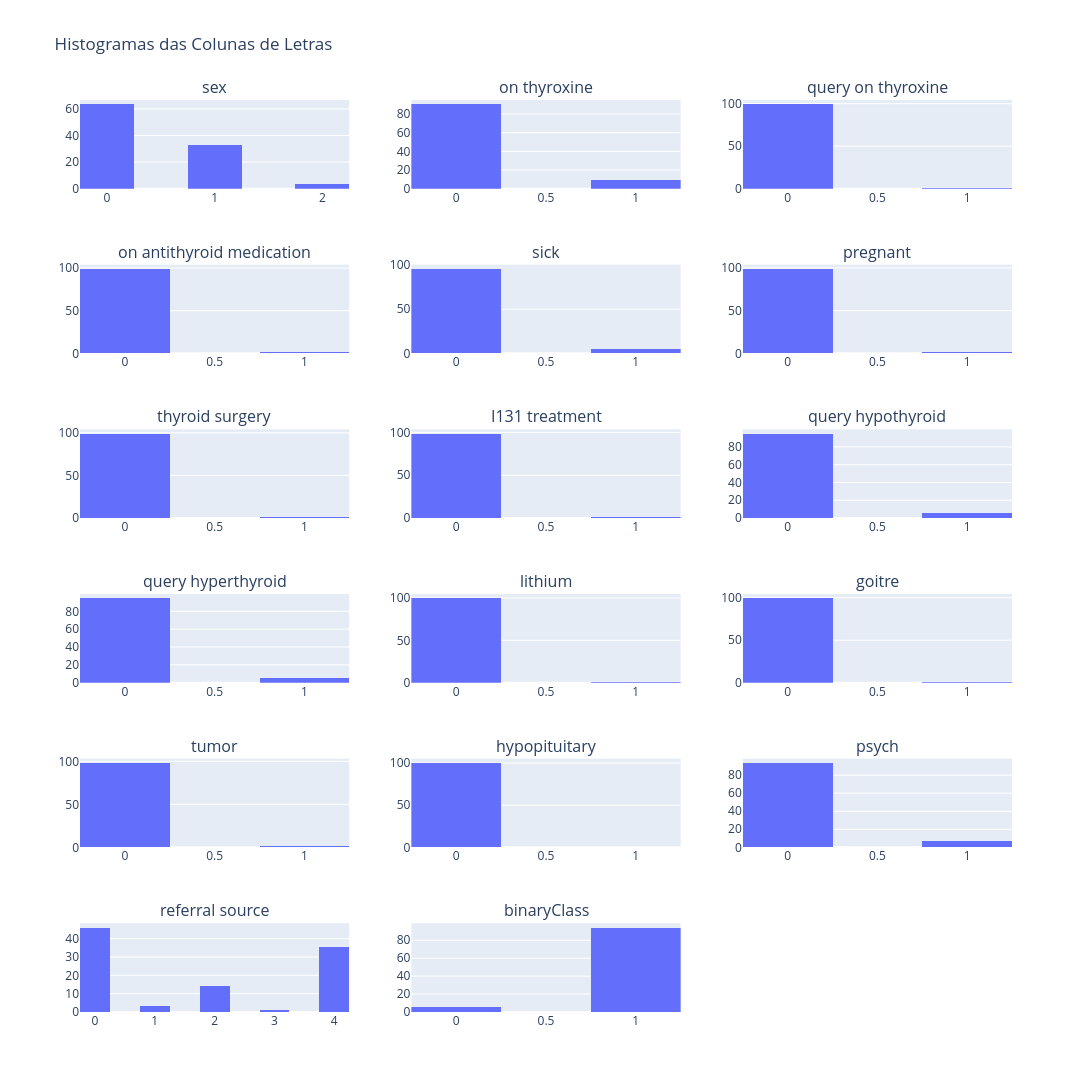

Notebook cell for this chart:
### Markdown cell above
pronto,com as variáveis categóricas numéricas, agora podemos avaliar comportamentos e balanceamento das variáveis

### Code cell
fig = make_subplots(rows=6, cols=3, subplot_titles=column_letters)

row = 1
col = 1

for i in column_letters:
    histogram = px.histogram(data, x=i, nbins=10, histnorm='percent')
    fig.add_trace(
        histogram.data[0],
        row=row, col=col
    )
    col += 1
    if col > 3:
        col = 1
        row += 1
fig.update_layout(title_text='Histogramas das Colunas de Letras', showlegend=False,     height=2000, width=1300 )
fig.show()

### Figure 1 — Plotly figure (JSON) as saved in the notebook; plotly's stock layout.template omitted (floating-point values rounded to 4 significant figures; data arrays with more than 128 entries replaced by an {"elided": "..."} marker saying what was removed)
{"data": [{"bingroup": "x", "histnorm": "percent", "hovertemplate": "sex=%{x}<br>percent=%{y}<extra></extra>", "legendgroup": "", "marker": {"color": "#636efa", "pattern": {"shape": ""}}, "name": "", "nbinsx": 10, "orientation": "v", "showlegend": false, "type": "histogram", "x": {"elided": "2597 int values"}, "xaxis": "x", "yaxis": "y"}, {"bingroup": "x", "histnorm": "percent", "hovertemplate": "on thyroxine=%{x}<br>percent=%{y}<extra></extra>", "legendgroup": "", "marker": {"color": "#636efa", "pattern": {"shape": ""}}, "name": "", "nbinsx": 10, "orientation": "v", "showlegend": false, "type": "histogram", "x": {"elided": "2597 int values"}, "xaxis": "x2", "yaxis": "y2"}, {"bingroup": "x", "histnorm": "percent", "hovertemplate": "query on thyroxine=%{x}<br>percent=%{y}<extra></extra>", "legendgroup": "", "marker": {"color": "#636efa", "pattern": {"shape": ""}}, "name": "", "nbinsx": 10, "orientation": "v", "showlegend": false, "type": "histogram", "x": {"elided": "2597 int values"}, "xaxis": "x3", "yaxis": "y3"}, {"bingroup": "x", "histnorm": "percent", "hovertemplate": "on antithyroid medication=%{x}<br>percent=%{y}<extra></extra>", "legendgroup": "", "marker": {"color": "#636efa", "pattern": {"shape": ""}}, "name": "", "nbinsx": 10, "orientation": "v", "showlegend": false, "type": "histogram", "x": {"elided": "2597 int values"}, "xaxis": "x4", "yaxis": "y4"}, {"bingroup": "x", "histnorm": "percent", "hovertemplate": "sick=%{x}<br>percent=%{y}<extra></extra>", "legendgroup": "", "marker": {"color": "#636efa", "pattern": {"shape": ""}}, "name": "", "nbinsx": 10, "orientation": "v", "showlegend": false, "type": "histogram", "x": {"elided": "2597 int values"}, "xaxis": "x5", "yaxis": "y5"}, {"bingroup": "x", "histnorm": "percent", "hovertemplate": "pregnant=%{x}<br>percent=%{y}<extra></extra>", "legendgroup": "", "marker": {"color": "#636efa", "pattern": {"shape": ""}}, "name": "", "nbinsx": 10, "orientation": "v", "showlegend": false, "type": "histogram", "x": {"elided": "2597 int values"}, "xaxis": "x6", "yaxis": "y6"}, {"bingroup": "x", "histnorm": "percent", "hovertemplate": "thyroid surgery=%{x}<br>percent=%{y}<extra></extra>", "legendgroup": "", "marker": {"color": "#636efa", "pattern": {"shape": ""}}, "name": "", "nbinsx": 10, "orientation": "v", "showlegend": false, "type": "histogram", "x": {"elided": "2597 int values"}, "xaxis": "x7", "yaxis": "y7"}, {"bingroup": "x", "histnorm": "percent", "hovertemplate": "I131 treatment=%{x}<br>percent=%{y}<extra></extra>", "legendgroup": "", "marker": {"color": "#636efa", "pattern": {"shape": ""}}, "name": "", "nbinsx": 10, "orientation": "v", "showlegend": false, "type": "histogram", "x": {"elided": "2597 int values"}, "xaxis": "x8", "yaxis": "y8"}, {"bingroup": "x", "histnorm": "percent", "hovertemplate": "query hypothyroid=%{x}<br>percent=%{y}<extra></extra>", "legendgroup": "", "marker": {"color": "#636efa", "pattern": {"shape": ""}}, "name": "", "nbinsx": 10, "orientation": "v", "showlegend": false, "type": "histogram", "x": {"elided": "2597 int values"}, "xaxis": "x9", "yaxis": "y9"}, {"bingroup": "x", "histnorm": "percent", "hovertemplate": "query hyperthyroid=%{x}<br>percent=%{y}<extra></extra>", "legendgroup": "", "marker": {"color": "#636efa", "pattern": {"shape": ""}}, "name": "", "nbinsx": 10, "orientation": "v", "showlegend": false, "type": "histogram", "x": {"elided": "2597 int values"}, "xaxis": "x10", "yaxis": "y10"}, {"bingroup": "x", "histnorm": "percent", "hovertemplate": "lithium=%{x}<br>percent=%{y}<extra></extra>", "legendgroup": "", "marker": {"color": "#636efa", "pattern": {"shape": ""}}, "name": "", "nbinsx": 10, "orientation": "v", "showlegend": false, "type": "histogram", "x": {"elided": "2597 int values"}, "xaxis": "x11", "yaxis": "y11"}, {"bingroup": "x", "histnorm": "percent", "hovertemplate": "goitre=%{x}<br>percent=%{y}<extra></extra>", "legendgroup": "", "marker": {"color": "#636efa", "pattern": {"shape": ""}}, "name": "", "nbinsx": 10, "orientation": "v", "showlegend": false, "type": "histogram", "x": {"elided": "2597 int values"}, "xaxis": "x12", "yaxis": "y12"}, {"bingroup": "x", "histnorm": "percent", "hovertemplate": "tumor=%{x}<br>percent=%{y}<extra></extra>", "legendgroup": "", "marker": {"color": "#636efa", "pattern": {"shape": ""}}, "name": "", "nbinsx": 10, "orientation": "v", "showlegend": false, "type": "histogram", "x": {"elided": "2597 int values"}, "xaxis": "x13", "yaxis": "y13"}, {"bingroup": "x", "histnorm": "percent", "hovertemplate": "hypopituitary=%{x}<br>percent=%{y}<extra></extra>", "legendgroup": "", "marker": {"color": "#636efa", "pattern": {"shape": ""}}, "name": "", "nbinsx": 10, "orientation": "v", "showlegend": false, "type": "histogram", "x": {"elided": "2597 int values"}, "xaxis": "x14", "yaxis": "y14"}, {"bingroup": "x", "histnorm": "percent", "hovertemplate": "psych=%{x}<br>percent=%{y}<extra></extra>", "legendgroup": "", "marker": {"color": "#636efa", "pattern": {"shape": ""}}, "name": "", "nbinsx": 10, "orientation": "v", "showlegend": false, "type": "histogram", "x": {"elided": "2597 int values"}, "xaxis": "x15", "yaxis": "y15"}, {"bingroup": "x", "histnorm": "percent", "hovertemplate": "referral source=%{x}<br>percent=%{y}<extra></extra>", "legendgroup": "", "marker": {"color": "#636efa", "pattern": {"shape": ""}}, "name": "", "nbinsx": 10, "orientation": "v", "showlegend": false, "type": "histogram", "x": {"elided": "2597 int values"}, "xaxis": "x16", "yaxis": "y16"}, {"bingroup": "x", "histnorm": "percent", "hovertemplate": "binaryClass=%{x}<br>percent=%{y}<extra></extra>", "legendgroup": "", "marker": {"color": "#636efa", "pattern": {"shape": ""}}, "name": "", "nbinsx": 10, "orientation": "v", "showlegend": false, "type": "histogram", "x": {"elided": "2597 int values"}, "xaxis": "x17", "yaxis": "y17"}], "layout": {"annotations": [{"font": {"size": 16}, "showarrow": false, "text": "sex", "x": 0.1444, "xanchor": "center", "xref": "paper", "y": 1.0, "yanchor": "bottom", "yref": "paper"}, {"font": {"size": 16}, "showarrow": false, "text": "on thyroxine", "x": 0.5, "xanchor": "center", "xref": "paper", "y": 1.0, "yanchor": "bottom", "yref": "paper"}, {"font": {"size": 16}, "showarrow": false, "text": "query on thyroxine", "x": 0.8556, "xanchor": "center", "xref": "paper", "y": 1.0, "yanchor": "bottom", "yref": "paper"}, {"font": {"size": 16}, "showarrow": false, "text": "on antithyroid medication", "x": 0.1444, "xanchor": "center", "xref": "paper", "y": 0.8194, "yanchor": "bottom", "yref": "paper"}, {"font": {"size": 16}, "showarrow": false, "text": "sick", "x": 0.5, "xanchor": "center", "xref": "paper", "y": 0.8194, "yanchor": "bottom", "yref": "paper"}, {"font": {"size": 16}, "showarrow": false, "text": "pregnant", "x": 0.8556, "xanchor": "center", "xref": "paper", "y": 0.8194, "yanchor": "bottom", "yref": "paper"}, {"font": {"size": 16}, "showarrow": false, "text": "thyroid surgery", "x": 0.1444, "xanchor": "center", "xref": "paper", "y": 0.6389, "yanchor": "bottom", "yref": "paper"}, {"font": {"size": 16}, "showarrow": false, "text": "I131 treatment", "x": 0.5, "xanchor": "center", "xref": "paper", "y": 0.6389, "yanchor": "bottom", "yref": "paper"}, {"font": {"size": 16}, "showarrow": false, "text": "query hypothyroid", "x": 0.8556, "xanchor": "center", "xref": "paper", "y": 0.6389, "yanchor": "bottom", "yref": "paper"}, {"font": {"size": 16}, "showarrow": false, "text": "query hyperthyroid", "x": 0.1444, "xanchor": "center", "xref": "paper", "y": 0.4583, "yanchor": "bottom", "yref": "paper"}, {"font": {"size": 16}, "showarrow": false, "text": "lithium", "x": 0.5, "xanchor": "center", "xref": "paper", "y": 0.4583, "yanchor": "bottom", "yref": "paper"}, {"font": {"size": 16}, "showarrow": false, "text": "goitre", "x": 0.8556, "xanchor": "center", "xref": "paper", "y": 0.4583, "yanchor": "bottom", "yref": "paper"}, {"font": {"size": 16}, "showarrow": false, "text": "tumor", "x": 0.1444, "xanchor": "center", "xref": "paper", "y": 0.2778, "yanchor": "bottom", "yref": "paper"}, {"font": {"size": 16}, "showarrow": false, "text": "hypopituitary", "x": 0.5, "xanchor": "center", "xref": "paper", "y": 0.2778, "yanchor": "bottom", "yref": "paper"}, {"font": {"size": 16}, "showarrow": false, "text": "psych", "x": 0.8556, "xanchor": "center", "xref": "paper", "y": 0.2778, "yanchor": "bottom", "yref": "paper"}, {"font": {"size": 16}, "showarrow": false, "text": "referral source", "x": 0.1444, "xanchor": "center", "xref": "paper", "y": 0.09722, "yanchor": "bottom", "yref": "paper"}, {"font": {"size": 16}, "showarrow": false, "text": "binaryClass", "x": 0.5, "xanchor": "center", "xref": "paper", "y": 0.09722, "yanchor": "bottom", "yref": "paper"}], "height": 2000, "showlegend": false, "title": {"text": "Histogramas das Colunas de Letras"}, "width": 1300, "xaxis": {"anchor": "y", "domain": [0, 0.2889]}, "xaxis10": {"anchor": "y10", "domain": [0, 0.2889]}, "xaxis11": {"anchor": "y11", "domain": [0.3556, 0.6444]}, "xaxis12": {"anchor": "y12", "domain": [0.7111, 1]}, "xaxis13": {"anchor": "y13", "domain": [0, 0.2889]}, "xaxis14": {"anchor": "y14", "domain": [0.3556, 0.6444]}, "xaxis15": {"anchor": "y15", "domain": [0.7111, 1]}, "xaxis16": {"anchor": "y16", "domain": [0, 0.2889]}, "xaxis17": {"anchor": "y17", "domain": [0.3556, 0.6444]}, "xaxis18": {"anchor": "y18", "domain": [0.7111, 1]}, "xaxis2": {"anchor": "y2", "domain": [0.3556, 0.6444]}, "xaxis3": {"anchor": "y3", "domain": [0.7111, 1]}, "xaxis4": {"anchor": "y4", "domain": [0, 0.2889]}, "xaxis5": {"anchor": "y5", "domain": [0.3556, 0.6444]}, "xaxis6": {"anchor": "y6", "domain": [0.7111, 1]}, "xaxis7": {"anchor": "y7", "domain": [0, 0.2889]}, "xaxis8": {"anchor": "y8", "domain": [0.3556, 0.6444]}, "xaxis9": {"anchor": "y9", "domain": [0.7111, 1]}, "yaxis": {"anchor": "x", "domain": [0.9028, 1.0]}, "yaxis10": {"anchor": "x10", "domain": [0.3611, 0.4583]}, "yaxis11": {"anchor": "x11", "domain": [0.3611, 0.4583]}, "yaxis12": {"anchor": "x12", "domain": [0.3611, 0.4583]}, "yaxis13": {"anchor": "x13", "domain": [0.1806, 0.2778]}, "yaxis14": {"anchor": "x14", "domain": [0.1806, 0.2778]}, "yaxis15": {"anchor": "x15", "domain": [0.1806, 0.2778]}, "yaxis16": {"anchor": "x16", "domain": [0, 0.09722]}, "yaxis17": {"anchor": "x17", "domain": [0, 0.09722]}, "yaxis18": {"anchor": "x18", "domain": [0, 0.09722]}, "yaxis2": {"anchor": "x2", "domain": [0.9028, 1.0]}, "yaxis3": {"anchor": "x3", "domain": [0.9028, 1.0]}, "yaxis4": {"anchor": "x4", "domain": [0.7222, 0.8194]}, "yaxis5": {"anchor": "x5", "domain": [0.7222, 0.8194]}, "yaxis6": {"anchor": "x6", "domain": [0.7222, 0.8194]}, "yaxis7": {"anchor": "x7", "domain": [0.5417, 0.6389]}, "yaxis8": {"anchor": "x8", "domain": [0.5417, 0.6389]}, "yaxis9": {"anchor": "x9", "domain": [0.5417, 0.6389]}}}
